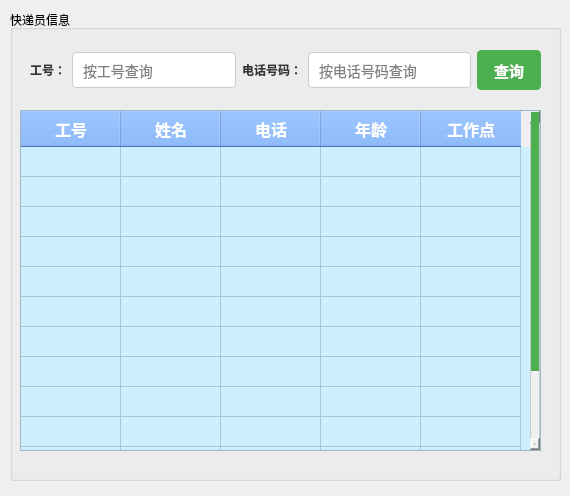
<?xml version="1.0" encoding="UTF-8"?>
<ui version="4.0">
 <class>admin_search_postman</class>
 <widget class="QWidget" name="admin_search_postman">
  <property name="geometry">
   <rect>
    <x>0</x>
    <y>0</y>
    <width>570</width>
    <height>496</height>
   </rect>
  </property>
  <property name="windowTitle">
   <string>查询快递员信息</string>
  </property>
  <property name="styleSheet">
   <string notr="true">
                QLabel {
                    color: #333;
                    font: 14px &quot;幼圆&quot;;
                    font-weight: bold;
                }

                QLineEdit,
                QComboBox  {
                    padding: 8px;
                    font-size: 14px;
                    border: 1px solid #ccc;
                    border-radius: 4px;
                }

                QTableWidget {
                    font: 14px &quot;幼圆&quot;;
                    background-color: #cdefff;
                }

                QTableWidget::item {
                    font: 14px &quot;幼圆&quot;;
                }

                QHeaderView {
                    font: bold 16px &quot;幼圆&quot;;
                }
                
                QTableWidget::item:selected {
                    background-color: #a6a6a6;
                }

                QTableWidget QHeaderView::section {
                    background-color: #65a3ff;
                    color: white;
                    font-weight: bold;
                    font-size: 16px;
                    padding: 4px;
                }

                QTableWidget::item {
                    padding: 10px;
                }

                QPushButton {
                    padding: 8px 16px;
                    font-size: 15px;
                    font-weight: bold;
                    border: 1px solid #4CAF50;
                    border-radius: 4px;
                    color: #fff;
                    background-color: #4CAF50;
                }

                 QPushButton:hover {
                    background-color: #45a049;
                    border: 1px solid #45a049;
                }

                QTextEdit {
                    font-size: 14px;
                    border: 1px solid #ccc;
                    border-radius: 4px;
                }

                QScrollBar:vertical {
                    border: 1px solid #ccc;
                    background: #f0f0f0;
                    width: 10px;
                    margin: 0px 0px 0px 0px;
                }

                QScrollBar::handle:vertical {
                    background: #4CAF50;
                    min-height: 20px;
                }
            </string>
  </property>
  <widget class="QGroupBox" name="groupBox">
   <property name="geometry">
    <rect>
     <x>10</x>
     <y>10</y>
     <width>551</width>
     <height>471</height>
    </rect>
   </property>
   <property name="title">
    <string>快递员信息</string>
   </property>
   <widget class="QTableWidget" name="tableWidget">
    <property name="geometry">
     <rect>
      <x>10</x>
      <y>100</y>
      <width>521</width>
      <height>341</height>
     </rect>
    </property>
    <attribute name="verticalHeaderVisible">
     <bool>false</bool>
    </attribute>
    <row>
     <property name="text">
      <string>新建行</string>
     </property>
    </row>
    <row>
     <property name="text">
      <string>新建行</string>
     </property>
    </row>
    <row>
     <property name="text">
      <string>新建行</string>
     </property>
    </row>
    <row>
     <property name="text">
      <string>新建行</string>
     </property>
    </row>
    <row>
     <property name="text">
      <string>新建行</string>
     </property>
    </row>
    <row>
     <property name="text">
      <string>新建行</string>
     </property>
    </row>
    <row>
     <property name="text">
      <string>新建行</string>
     </property>
    </row>
    <row>
     <property name="text">
      <string>新建行</string>
     </property>
    </row>
    <row>
     <property name="text">
      <string>新建行</string>
     </property>
    </row>
    <row>
     <property name="text">
      <string>新建行</string>
     </property>
    </row>
    <row>
     <property name="text">
      <string>新建行</string>
     </property>
    </row>
    <row>
     <property name="text">
      <string>新建行</string>
     </property>
    </row>
    <row>
     <property name="text">
      <string>新建行</string>
     </property>
    </row>
    <column>
     <property name="text">
      <string>工号</string>
     </property>
    </column>
    <column>
     <property name="text">
      <string>姓名</string>
     </property>
    </column>
    <column>
     <property name="text">
      <string>电话</string>
     </property>
    </column>
    <column>
     <property name="text">
      <string>年龄</string>
     </property>
    </column>
    <column>
     <property name="text">
      <string>工作点</string>
     </property>
    </column>
   </widget>
   <widget class="QWidget" name="layoutWidget">
    <property name="geometry">
     <rect>
      <x>20</x>
      <y>40</y>
      <width>511</width>
      <height>40</height>
     </rect>
    </property>
    <layout class="QHBoxLayout" name="horizontalLayout">
     <item>
      <widget class="QLabel" name="label">
       <property name="text">
        <string>工号：</string>
       </property>
      </widget>
     </item>
     <item>
      <widget class="QLineEdit" name="input1_lineedit">
       <property name="placeholderText">
        <string>按工号查询</string>
       </property>
      </widget>
     </item>
     <item>
      <widget class="QLabel" name="label_2">
       <property name="text">
        <string>电话号码：</string>
       </property>
      </widget>
     </item>
     <item>
      <widget class="QLineEdit" name="input2_lineedit">
       <property name="placeholderText">
        <string>按电话号码查询</string>
       </property>
      </widget>
     </item>
     <item>
      <widget class="QPushButton" name="btn_query">
       <property name="text">
        <string>查询</string>
       </property>
      </widget>
     </item>
    </layout>
   </widget>
  </widget>
 </widget>
 <resources/>
 <connections/>
</ui>
